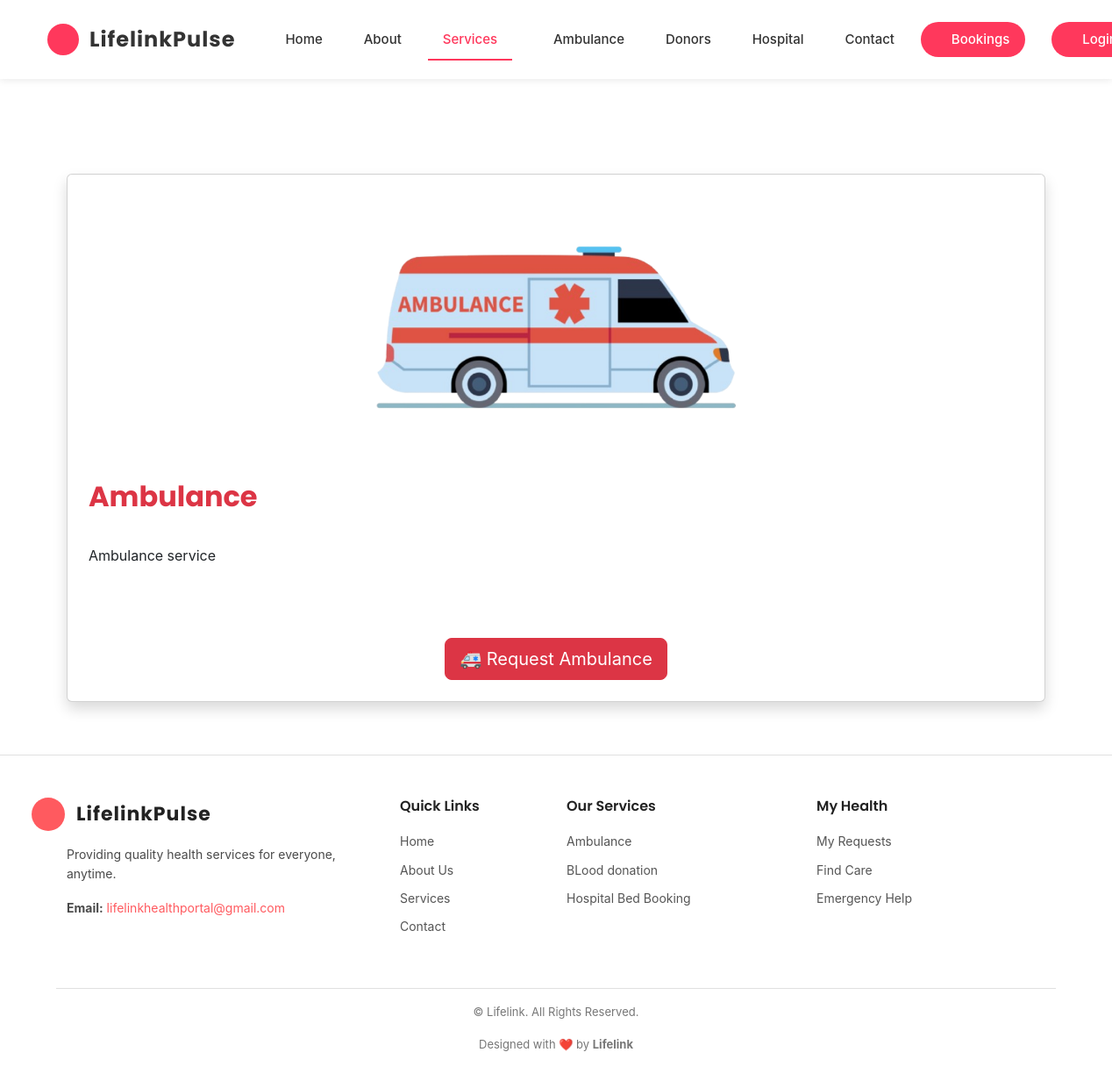
/health_service_portal/service_detail/3/, run on the app's committed database.
### admin_panel/models.py (models this page shows, shortened)
class ServiceCategoryDb(models.Model):
    name = models.CharField(max_length=100,null=True,blank=True)
    description = models.TextField(blank=True, null=True)
    image = models.ImageField(upload_to='category_image/', blank=True, null=True)
    created_at = models.DateTimeField(auto_now_add=True)

### webapp/views.py (the view)
# urls.py: path('service_detail/<int:service_id>/',views.service_detail,name="service_detail"),
def service_detail(request, service_id):
    services = ServiceCategoryDb.objects.all()
    service = ServiceCategoryDb.objects.filter(id=service_id).first()
    return render(request, 'Service_detail.html', {'services':services,
        'service': service
    })

### webapp/templates/Service_detail.html (shortened to what this page needs)
<!DOCTYPE html>
{% load static %}
<html lang="en">
<head>
  <link href="{% static 'web/assets/vendor/bootstrap/css/bootstrap.min.css' %}" rel="stylesheet">
  <link href="{% static 'web/assets/vendor/bootstrap-icons/bootstrap-icons.css' %}" rel="stylesheet">
  <link href="{% static 'web/assets/vendor/aos/aos.css' %}" rel="stylesheet">
  <link href="{% static 'web/assets/vendor/fontawesome-free/css/all.min.css' %}" rel="stylesheet">
  <link href="{% static 'web/assets/vendor/glightbox/css/glightbox.min.css' %}" rel="stylesheet">
  <link href="{% static 'web/assets/vendor/swiper/swiper-bundle.min.css' %}" rel="stylesheet">
  <link rel="stylesheet" href="{% static 'web/assets/css/contact.css' %}">
  <link href="{% static 'web/assets/css/main_style.css' %}" rel="stylesheet">
  <link href="{% static 'web/assets/css/style.css' %}" rel="stylesheet">
  <link href="{% static 'web/assets/css/style2.css' %}" rel="stylesheet">
</head>
<body class="index-page">
<header id="header" class="header sticky-top">
  <div class="branding d-flex align-items-center">
    <div class="container position-relative d-flex align-items-center justify-content-between">
      <a href="{% url 'Home' %}" class="logo d-flex align-items-center me-auto">
        <span class="logo-emblem">
          <i class="bi bi-heart-pulse-fill"></i>
        </span>
        <h1 class="sitename">LifelinkPulse</h1>
      </a>
      <nav id="navmenu" class="navmenu">
        <ul class="nav-list">
          <li class="nav-item">
            <a href="{% url 'Home' %}" class="nav-link ">
              <i class="bi bi-house-door"></i> Home
            </a>
          </li>
          <li class="nav-item">
            <a href="{% url 'About' %}" class="nav-link">
              <i class="bi bi-info-circle"></i> About
            </a>
          </li>
          <li class="nav-item dropdown">
            <a href="{% url 'Services' %}" class="nav-link active">
              <i class="bi bi-heart-pulse"></i> Services <i class="bi bi-chevron-down dropdown-icon"></i>
            </a>
          </li>
          <li class="nav-item">
            <a href="{% url 'ambulance_service_page' %}" class="nav-link">
              <i class="bi bi-truck"></i> Ambulance
            </a>
          </li>
          <li class="nav-item">
            <a href="{% url 'Donors' %}" class="nav-link">
              <i class="bi bi-people"></i> Donors
            </a>
          </li>
          <li class="nav-item">
            <a href="{% url 'book_bed_page' %}" class="nav-link">
              <i class="bi bi-hospital"></i> Hospital
            </a>
          </li>
          <li class="nav-item">
            <a href="{% url 'Contact' %}" class="nav-link">
              <i class="bi bi-envelope"></i> Contact
            </a>
          </li>
      <li class="nav-item">
  <a href="{% url 'user_dashboard' %}" class="nav-link btn-join">
    <i class="bi bi-calendar-check"></i> Bookings
  </a>
</li>
         <li class="nav-item dropdown">
  {% if request.session.user_id %}
    <a class="nav-link dropdown-toggle btn-join"
       href="#"
       id="userDropdown"
       role="button"
       data-bs-toggle="dropdown"
       aria-expanded="false">
      <i class="bi bi-person-circle"></i> {{ request.session.Name }}
    </a>
    <ul class="dropdown-menu dropdown-menu-end" aria-labelledby="userDropdown">
      <li>
        <a class="dropdown-item" href="{% url 'user_logout' %}">
          <i class="bi bi-box-arrow-right"></i> Logout
        </a>
      </li>
    </ul>
  {% else %}
    <a href="{% url 'signin_page' %}" class="nav-link btn-join">
      <i class="bi bi-person-circle"></i> Login
    </a>
  {% endif %}
</li>
        </ul>
      </nav>
    </div>
  </div>
</header>
  <section>
  <div class="container mt-5">
    <div class="card shadow p-4">
        <div class="text-center mb-4">
            <img src="{{ service.image.url }}" class="img-fluid"
                 style="max-height:300px;">
        </div>
        <h2 class="text-danger">{{ service.name }}</h2>
        <p class="mt-3">
            {{ service.description }}
        </p>
        <div class="text-center mt-5 service-actions">
    {% if service.name == "Ambulance" %}
        <button type="button" class="btn btn-danger btn-lg mt-3" data-bs-toggle="modal" data-bs-target="#ambulanceRequestModal">
            🚑 Request Ambulance
        </button>
    {% endif %}
</div>
    </div>
</div>
  </section>
<footer id="footer" class="footer">
  <div class="container footer-top py-5">
    <div class="row gy-4">
      <div class="col-lg-4 col-md-6 footer-about">
        <a href="{% url 'Home' %}" class="logo d-flex align-items-center me-auto mb-3">
          <span class="logo-emblem">
            <i class="bi bi-heart-pulse-fill"></i>
          </span>
          <h1 class="sitename">LifelinkPulse</h1>
        </a>
        <p>Providing quality health services for everyone, anytime.</p>
        <p><strong>Email:</strong> <a href="mailto:lifelinkhealthportal@gmail.com">lifelinkhealthportal@gmail.com</a></p>
      </div>
      <div class="col-lg-2 col-md-3 footer-links">
        <h4>Quick Links</h4>
        <ul>
          <li><a href="{% url 'Home' %}">Home</a></li>
          <li><a href="{% url 'About' %}">About Us</a></li>
          <li><a href="{% url 'Services' %}">Services</a></li>
          <li><a href="{% url 'Contact' %}">Contact</a></li>
        </ul>
      </div>
      <div class="col-lg-3 col-md-3 footer-links">
        <h4>Our Services</h4>
        <ul>
          {% for service in services %}
            <li><a href="{% url 'service_detail' service.id %}">{{ service.name }}</a></li>
          {% empty %}
            <li>No services available</li>
          {% endfor %}
        </ul>
      </div>
      <div class="col-lg-3 col-md-3 footer-links">
  <h4>My Health</h4>
  <ul>
    <li><a href="{% url 'user_dashboard' %}">My Requests</a></li>
    <li><a href="{% url 'book_bed_page' %}">Find Care</a></li>
    <li><a href="{% url 'ambulance_service_page' %}">Emergency Help</a></li>
  </ul>
</div>
    </div>
  </div>
  <div class="container text-center py-3 footer-bottom">
    <p>© <span>Lifelink</span>. All Rights Reserved.</p>
    <p class="credits">Designed with ❤️ by <strong>Lifelink</strong></p>
  </div>
</footer>
</body>
</html>

### webapp/static/web/assets/css/style.css (style rules this page uses)
.header .logo { margin-left: -10px; }
.header .logo-emblem { margin-right: 6px; }
body { font-family: 'Poppins', sans-serif; color: #333; line-height: 1.6; background-color: #f8f9fa; }
section h2, section h3 { font-weight: 700; margin-bottom: 20px; color:red; }

### webapp/static/web/assets/css/style2.css (style rules this page uses)
body { font-family: 'Inter', sans-serif; background: #f9f9f9; color: #333; margin: 0; }

### data on the page
ServiceCategoryDb: image (picture), name "Ambulance", description "Ambulance service"
ServiceCategoryDb: name "BLood donation"
ServiceCategoryDb: name "Hospital Bed Booking"
